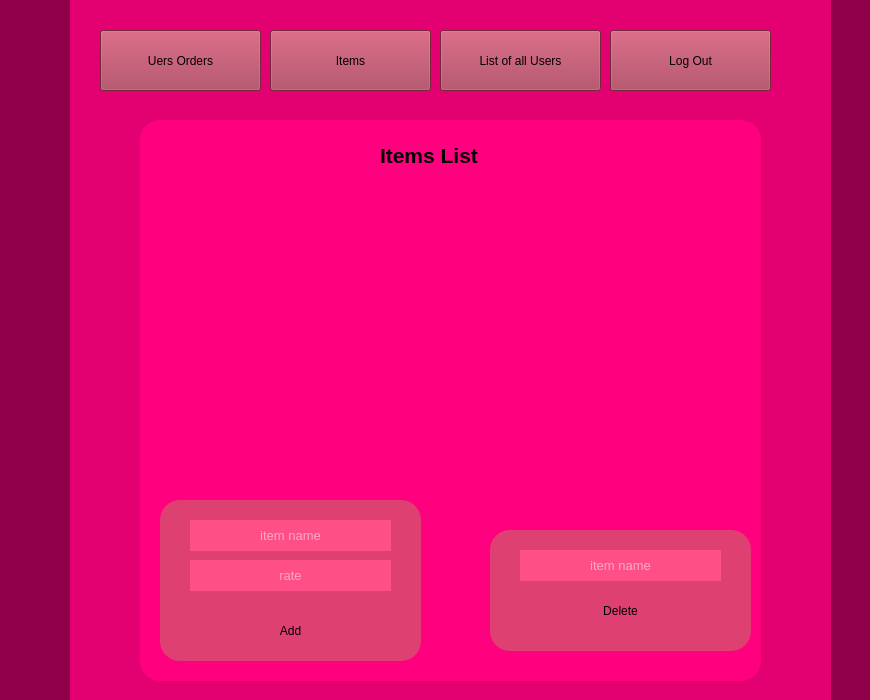
<?xml version="1.0" encoding="UTF-8"?>
<ui version="4.0">
 <class>Admin</class>
 <widget class="QMainWindow" name="Admin">
  <property name="geometry">
   <rect>
    <x>0</x>
    <y>0</y>
    <width>870</width>
    <height>700</height>
   </rect>
  </property>
  <property name="windowTitle">
   <string>MainWindow</string>
  </property>
  <property name="styleSheet">
   <string notr="true">QMainWindow
{
	
	background-color: rgb(144, 0, 72);
	padding:10px;
}

QPushButton{
background-color: rgb(162, 54, 81);
}</string>
  </property>
  <widget class="QWidget" name="centralwidget">
   <widget class="QStackedWidget" name="stackedWidget">
    <property name="geometry">
     <rect>
      <x>70</x>
      <y>0</y>
      <width>761</width>
      <height>851</height>
     </rect>
    </property>
    <property name="styleSheet">
     <string notr="true">background-color: rgb(227, 0, 113);</string>
    </property>
    <property name="currentIndex">
     <number>1</number>
    </property>
    <widget class="QWidget" name="stackOrders">
     <widget class="QFrame" name="frame_2">
      <property name="geometry">
       <rect>
        <x>70</x>
        <y>160</y>
        <width>621</width>
        <height>451</height>
       </rect>
      </property>
      <property name="styleSheet">
       <string notr="true">background-color: rgb(255, 0, 127);</string>
      </property>
      <property name="frameShape">
       <enum>QFrame::StyledPanel</enum>
      </property>
      <property name="frameShadow">
       <enum>QFrame::Raised</enum>
      </property>
      <widget class="QWidget" name="verticalLayoutWidget_3">
       <property name="geometry">
        <rect>
         <x>40</x>
         <y>90</y>
         <width>541</width>
         <height>341</height>
        </rect>
       </property>
       <layout class="QVBoxLayout" name="userLayout_3">
        <property name="sizeConstraint">
         <enum>QLayout::SetFixedSize</enum>
        </property>
        <property name="leftMargin">
         <number>10</number>
        </property>
        <property name="topMargin">
         <number>10</number>
        </property>
        <property name="rightMargin">
         <number>10</number>
        </property>
        <property name="bottomMargin">
         <number>10</number>
        </property>
       </layout>
      </widget>
      <widget class="QLabel" name="label_4">
       <property name="geometry">
        <rect>
         <x>130</x>
         <y>0</y>
         <width>351</width>
         <height>71</height>
        </rect>
       </property>
       <property name="font">
        <font>
         <pointsize>16</pointsize>
         <weight>75</weight>
         <bold>true</bold>
        </font>
       </property>
       <property name="text">
        <string>List of User Orders</string>
       </property>
      </widget>
     </widget>
    </widget>
    <widget class="QWidget" name="page">
     <widget class="QFrame" name="frame_3">
      <property name="geometry">
       <rect>
        <x>70</x>
        <y>120</y>
        <width>621</width>
        <height>561</height>
       </rect>
      </property>
      <property name="styleSheet">
       <string notr="true">background-color: rgb(255, 0, 127);
border-radius:20px;</string>
      </property>
      <property name="frameShape">
       <enum>QFrame::StyledPanel</enum>
      </property>
      <property name="frameShadow">
       <enum>QFrame::Raised</enum>
      </property>
      <widget class="QWidget" name="verticalLayoutWidget_4">
       <property name="geometry">
        <rect>
         <x>40</x>
         <y>90</y>
         <width>541</width>
         <height>271</height>
        </rect>
       </property>
       <layout class="QVBoxLayout" name="itemsList">
        <property name="sizeConstraint">
         <enum>QLayout::SetFixedSize</enum>
        </property>
        <property name="leftMargin">
         <number>10</number>
        </property>
        <property name="topMargin">
         <number>10</number>
        </property>
        <property name="rightMargin">
         <number>10</number>
        </property>
        <property name="bottomMargin">
         <number>10</number>
        </property>
       </layout>
      </widget>
      <widget class="QLabel" name="label_5">
       <property name="geometry">
        <rect>
         <x>240</x>
         <y>0</y>
         <width>351</width>
         <height>71</height>
        </rect>
       </property>
       <property name="font">
        <font>
         <pointsize>16</pointsize>
         <weight>75</weight>
         <bold>true</bold>
        </font>
       </property>
       <property name="text">
        <string>Items List</string>
       </property>
      </widget>
      <widget class="QFrame" name="frame_4">
       <property name="geometry">
        <rect>
         <x>20</x>
         <y>380</y>
         <width>261</width>
         <height>161</height>
        </rect>
       </property>
       <property name="styleSheet">
        <string notr="true">background-color: rgb(223, 64, 114);</string>
       </property>
       <property name="frameShape">
        <enum>QFrame::StyledPanel</enum>
       </property>
       <property name="frameShadow">
        <enum>QFrame::Raised</enum>
       </property>
       <widget class="QLineEdit" name="addItemName">
        <property name="geometry">
         <rect>
          <x>30</x>
          <y>20</y>
          <width>201</width>
          <height>31</height>
         </rect>
        </property>
        <property name="font">
         <font>
          <pointsize>10</pointsize>
         </font>
        </property>
        <property name="styleSheet">
         <string notr="true">background-color: rgb(255, 79, 135);
color:white</string>
        </property>
        <property name="alignment">
         <set>Qt::AlignCenter</set>
        </property>
        <property name="placeholderText">
         <string>item name</string>
        </property>
       </widget>
       <widget class="QLineEdit" name="addRate">
        <property name="geometry">
         <rect>
          <x>30</x>
          <y>60</y>
          <width>201</width>
          <height>31</height>
         </rect>
        </property>
        <property name="font">
         <font>
          <pointsize>10</pointsize>
         </font>
        </property>
        <property name="styleSheet">
         <string notr="true">background-color: rgb(255, 79, 135);
color:white</string>
        </property>
        <property name="alignment">
         <set>Qt::AlignCenter</set>
        </property>
        <property name="placeholderText">
         <string>rate</string>
        </property>
       </widget>
       <widget class="QPushButton" name="addDataButton">
        <property name="geometry">
         <rect>
          <x>30</x>
          <y>110</y>
          <width>201</width>
          <height>41</height>
         </rect>
        </property>
        <property name="text">
         <string>Add</string>
        </property>
       </widget>
      </widget>
      <widget class="QFrame" name="frame_5">
       <property name="geometry">
        <rect>
         <x>350</x>
         <y>410</y>
         <width>261</width>
         <height>121</height>
        </rect>
       </property>
       <property name="styleSheet">
        <string notr="true">background-color: rgb(223, 64, 114);</string>
       </property>
       <property name="frameShape">
        <enum>QFrame::StyledPanel</enum>
       </property>
       <property name="frameShadow">
        <enum>QFrame::Raised</enum>
       </property>
       <widget class="QLineEdit" name="removeItemName">
        <property name="geometry">
         <rect>
          <x>30</x>
          <y>20</y>
          <width>201</width>
          <height>31</height>
         </rect>
        </property>
        <property name="font">
         <font>
          <pointsize>10</pointsize>
         </font>
        </property>
        <property name="styleSheet">
         <string notr="true">background-color: rgb(255, 79, 135);
color:white</string>
        </property>
        <property name="alignment">
         <set>Qt::AlignCenter</set>
        </property>
        <property name="placeholderText">
         <string>item name</string>
        </property>
       </widget>
       <widget class="QPushButton" name="reoveItemButton">
        <property name="geometry">
         <rect>
          <x>30</x>
          <y>60</y>
          <width>201</width>
          <height>41</height>
         </rect>
        </property>
        <property name="text">
         <string>Delete</string>
        </property>
       </widget>
      </widget>
     </widget>
    </widget>
    <widget class="QWidget" name="stackUsers">
     <widget class="QFrame" name="frame">
      <property name="geometry">
       <rect>
        <x>70</x>
        <y>160</y>
        <width>621</width>
        <height>451</height>
       </rect>
      </property>
      <property name="styleSheet">
       <string notr="true">background-color: rgb(255, 0, 127);</string>
      </property>
      <property name="frameShape">
       <enum>QFrame::StyledPanel</enum>
      </property>
      <property name="frameShadow">
       <enum>QFrame::Raised</enum>
      </property>
      <widget class="QWidget" name="verticalLayoutWidget">
       <property name="geometry">
        <rect>
         <x>40</x>
         <y>90</y>
         <width>541</width>
         <height>341</height>
        </rect>
       </property>
       <layout class="QVBoxLayout" name="userLayout">
        <property name="sizeConstraint">
         <enum>QLayout::SetFixedSize</enum>
        </property>
        <property name="leftMargin">
         <number>10</number>
        </property>
        <property name="topMargin">
         <number>10</number>
        </property>
        <property name="rightMargin">
         <number>10</number>
        </property>
        <property name="bottomMargin">
         <number>10</number>
        </property>
       </layout>
      </widget>
      <widget class="QLabel" name="label_2">
       <property name="geometry">
        <rect>
         <x>130</x>
         <y>0</y>
         <width>351</width>
         <height>71</height>
        </rect>
       </property>
       <property name="font">
        <font>
         <pointsize>16</pointsize>
         <weight>75</weight>
         <bold>true</bold>
        </font>
       </property>
       <property name="text">
        <string>List of All Regsiter Users</string>
       </property>
      </widget>
     </widget>
    </widget>
   </widget>
   <widget class="QPushButton" name="listOrderButton">
    <property name="geometry">
     <rect>
      <x>100</x>
      <y>30</y>
      <width>161</width>
      <height>61</height>
     </rect>
    </property>
    <property name="cursor">
     <cursorShape>PointingHandCursor</cursorShape>
    </property>
    <property name="text">
     <string>Uers Orders</string>
    </property>
   </widget>
   <widget class="QPushButton" name="pushButton">
    <property name="geometry">
     <rect>
      <x>610</x>
      <y>30</y>
      <width>161</width>
      <height>61</height>
     </rect>
    </property>
    <property name="cursor">
     <cursorShape>PointingHandCursor</cursorShape>
    </property>
    <property name="text">
     <string>Log Out</string>
    </property>
   </widget>
   <widget class="QPushButton" name="listUserButton">
    <property name="geometry">
     <rect>
      <x>440</x>
      <y>30</y>
      <width>161</width>
      <height>61</height>
     </rect>
    </property>
    <property name="cursor">
     <cursorShape>PointingHandCursor</cursorShape>
    </property>
    <property name="text">
     <string>List of all Users</string>
    </property>
   </widget>
   <widget class="QPushButton" name="listOrderButton_2">
    <property name="geometry">
     <rect>
      <x>270</x>
      <y>30</y>
      <width>161</width>
      <height>61</height>
     </rect>
    </property>
    <property name="cursor">
     <cursorShape>PointingHandCursor</cursorShape>
    </property>
    <property name="text">
     <string>Items</string>
    </property>
   </widget>
  </widget>
 </widget>
 <resources/>
 <connections/>
</ui>
